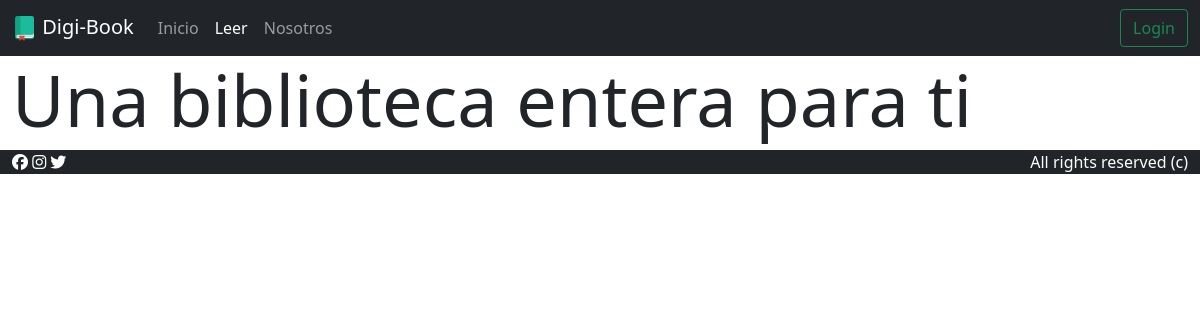
The page /leer.php on the database as committed earlier.
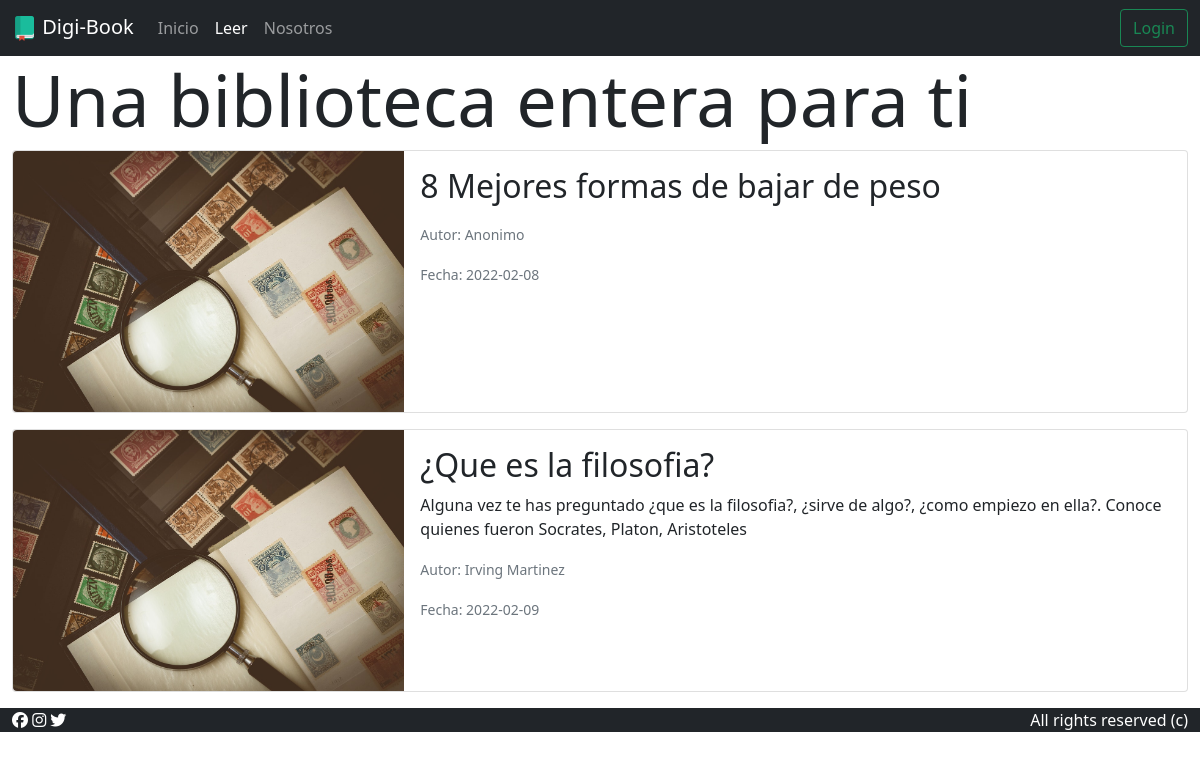
The same page on the database as committed later.
### tables this page shows
CREATE TABLE `articulo` (
  `id` int(3) NOT NULL AUTO_INCREMENT,
  `title` varchar(40) NOT NULL,
  `article_date` date NOT NULL,
  `author` varchar(40) DEFAULT 'Anonimo',
  `url` varchar(500) NOT NULL,
  `url_cover_img` varchar(500) DEFAULT 'assets/img/img-1.jpg',
  `description` text,
  PRIMARY KEY (`id`)
);

### public/leer.php (the view)
<?php
  $page = "| Leer";
  include("components/header.php");
?>
<div class="container-fluid">
    <h1 class="display-2">Una biblioteca entera para ti</h1>
    <div>
      <?php
        include("../app/db.php");
        $query = $conn->prepare("SELECT * FROM ARTICULO");
        $query->execute();
        $responce = $query->fetchAll(PDO::FETCH_OBJ);
      if($query-> rowCount() > 0){
        foreach($responce as $article){
          ?>
      <a class="card-link-c" href="text.php?id=<?=$article->id?>">
        <div class="card mb-3" style="max-width: 100%;">
          <div class="row g-0">
            <div class="col-md-4">
              <img src="<?=$article->url_cover_img?>" class="img-fluid rounded-start img-card-c" alt="...">
            </div>
            <div class="col-md-8">
              <div class="card-body">
                <h2 class="card-title"><?=$article->title?></h2>
                <p class="card-text"><?=$article->description?></p>
                <p class="card-text"><small class="text-muted">Autor: <?=$article->author?></small></p>
                <p class="card-text"><small class="text-muted">Fecha: <?=$article->article_date?></small></p>
              </div>
            </div>
          </div>
        </div>
      </a>
        <?php }
      }
      ?>
    </div>
</div>
<?php include("components/footer.php");?>

### public/components/header.php (shortened to what this page needs)
<!DOCTYPE html>
<html>
	<head>
		<link href="https://cdn.jsdelivr.net/npm/bootstrap@5.1.3/dist/css/bootstrap.min.css" rel="stylesheet">
		<link rel="stylesheet" href="styles/styles.css">
	</head>
	<body>
		<header>
			<nav class="navbar navbar-dark bg-dark navbar-expand-md">
				<div class="container-fluid">
					<span class="navbar-brand display-1" translate="false">
						<img src="assets/icon/icono.png" alt="" class="brand-c">
						Digi-Book
					</span>
					<div class="collapse navbar-collapse d-md-flex justify-content-between" id="navbar-btn">
						<ul class="navbar-nav">
							<li class="nav-item"><a href="../public/" class="nav-link <?php if($page == "") echo "active"?>">Inicio</a></li>
							<li class="nav-item"><a href="leer.php" class="nav-link <?php if($page == "| Leer" || isset($text)) echo "active"?>">Leer</a></li>
							<li class="nav-item"><a href="nosotros.php" class="nav-link <?php if($page == "| Nosotros") echo "active"?>">Nosotros</a></li>
						</ul>
						<?php if(isset($_SESSION["username"])){ ?>
							<a href="user.php">
								<span class="porfile-name-c"><?=$_SESSION["username"]?></span>
								<img class="porfile-c" src="<?=$_SESSION["image"]?>" alt="">
							</a>
						<?php } else {?>
						<a href="login.php" class="btn btn-outline-success" role="button">Login</a>
						<?php }?>
					</div>
				</div>
			</nav>
		</header>

### public/components/footer.php
<footer class="bg-dark footer container-fluid">
			  <div class="row">
				<div class="col">
					<a class="footer-link-c" href="#"><span class="fab fa-facebook"></span></a>
					<a class="footer-link-c" href="#"><span class="fab fa-instagram"></span></a>
					<a class="footer-link-c" href="#"><span class="fab fa-twitter"></span></a>
				</div>
				<div class="col text-end">
					<span class="footer-link-c">All rights reserved (c)</span>
				</div>
			  </div>
		  </footer>
	</body>
</html>

### public/styles/styles.css (style rules this page uses)
:root { --padding-image-coments: 50px; }
.brand-c { width: 25px; }
.footer { width: 100%; }
.footer-link-c { color: #fff; }
.card-link-c { text-decoration: none; color: #212529; }

Rows that differ between the two databases and show on the page:
added articulo: url_cover_img (picture), title "8 Mejores formas de bajar de peso", author "Anonimo", article_date "2022-02-08"
added articulo: url_cover_img (picture), title "¿Que es la filosofia?", description "Alguna vez te has preguntado ¿que es la filosofia?, ¿sirve de algo?, ¿como empiezo en ella?. Conoce quienes fueron Socrates, Platon, Aristoteles", author "Irving Martinez", article_date "2022-02-09"
